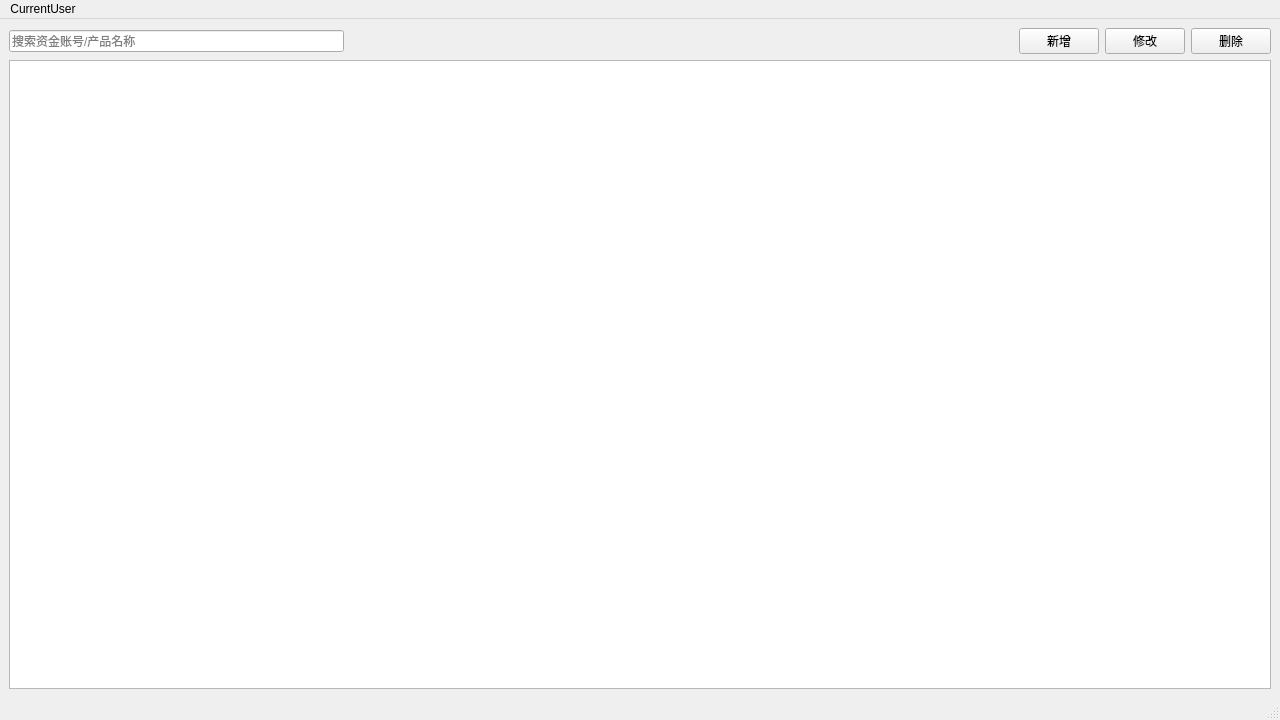
<?xml version="1.0" encoding="UTF-8"?>
<ui version="4.0">
 <class>MainWindow</class>
 <widget class="QMainWindow" name="MainWindow">
  <property name="geometry">
   <rect>
    <x>0</x>
    <y>0</y>
    <width>1280</width>
    <height>720</height>
   </rect>
  </property>
  <property name="windowTitle">
   <string>RQAMS助手</string>
  </property>
  <widget class="QWidget" name="centralwidget">
   <layout class="QVBoxLayout" name="verticalLayout">
    <item>
     <layout class="QHBoxLayout" name="horizontalLayout">
      <item>
       <widget class="QLineEdit" name="lineEdit_search">
        <property name="placeholderText">
         <string>搜索资金账号/产品名称</string>
        </property>
        <property name="clearButtonEnabled">
         <bool>true</bool>
        </property>
       </widget>
      </item>
      <item>
       <spacer name="horizontalSpacer_2">
        <property name="orientation">
         <enum>Qt::Horizontal</enum>
        </property>
        <property name="sizeHint" stdset="0">
         <size>
          <width>40</width>
          <height>20</height>
         </size>
        </property>
       </spacer>
      </item>
      <item>
       <spacer name="horizontalSpacer">
        <property name="orientation">
         <enum>Qt::Horizontal</enum>
        </property>
        <property name="sizeHint" stdset="0">
         <size>
          <width>40</width>
          <height>20</height>
         </size>
        </property>
       </spacer>
      </item>
      <item>
       <widget class="QPushButton" name="pushButton_createAccount">
        <property name="text">
         <string>新增</string>
        </property>
       </widget>
      </item>
      <item>
       <widget class="QPushButton" name="pushButton_modifyAccount">
        <property name="text">
         <string>修改</string>
        </property>
       </widget>
      </item>
      <item>
       <widget class="QPushButton" name="pushButton_deleteAccount">
        <property name="text">
         <string>删除</string>
        </property>
       </widget>
      </item>
     </layout>
    </item>
    <item>
     <widget class="QTableWidget" name="tableWidget">
      <property name="enabled">
       <bool>true</bool>
      </property>
     </widget>
    </item>
   </layout>
  </widget>
  <widget class="QMenuBar" name="menubar">
   <property name="geometry">
    <rect>
     <x>0</x>
     <y>0</y>
     <width>1280</width>
     <height>22</height>
    </rect>
   </property>
   <widget class="QMenu" name="menu_currentUser">
    <property name="title">
     <string>CurrentUser</string>
    </property>
    <addaction name="action_logout"/>
   </widget>
   <addaction name="menu_currentUser"/>
  </widget>
  <widget class="QStatusBar" name="statusbar"/>
  <action name="action_logout">
   <property name="text">
    <string>登出</string>
   </property>
  </action>
 </widget>
 <resources/>
 <connections/>
</ui>
